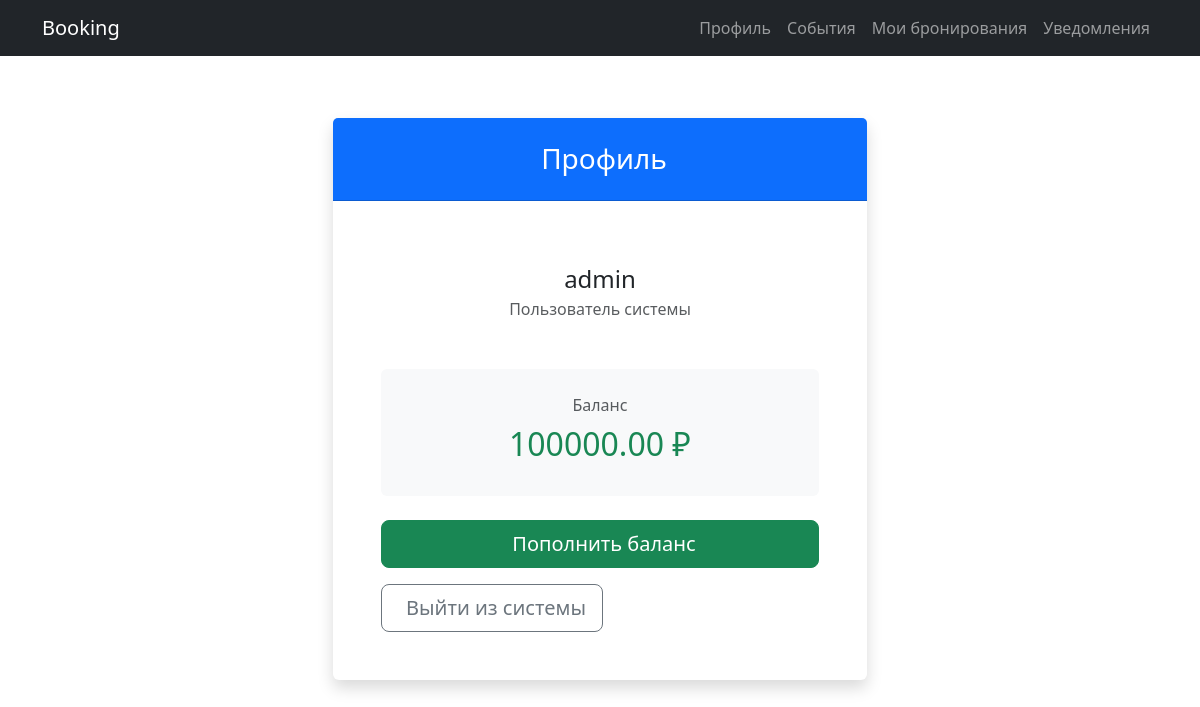
Before: /profile/ (signed in) with the older database file.
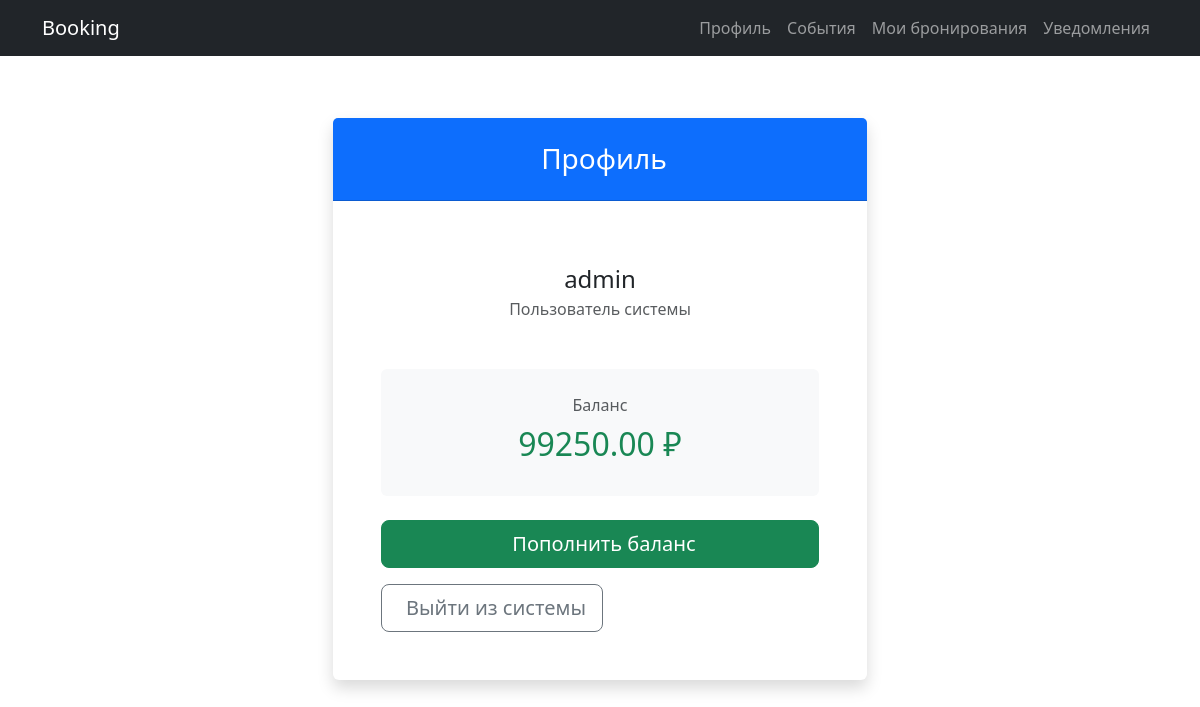
After: the same page with the newer database file.
### events/models.py (models this page shows)
class UserProfile(models.Model):
    user = models.OneToOneField(User, on_delete=models.CASCADE, related_name="profile")
    balance = models.DecimalField(max_digits=10, decimal_places=2, default=0)

### events/views.py (the view)
# urls.py: path('profile/', views.profile_page, name='profile-page'),
def profile_page(request):
    if not request.user.is_authenticated:
        return redirect('/login/')  # если пользователь не залогинен
    profile, _ = UserProfile.objects.get_or_create(user=request.user)
    return render(request, 'templates/pages/profile.html', {'user': request.user, 'profile': profile})

### templates/templates/pages/profile.html (shortened to what this page needs)
{% extends "../base.html" %}
{% block content %}
<div class="container mt-5">
    <div class="row justify-content-center">
        <div class="col-md-6">
            <div class="card border-0 shadow">
                <div class="card-header bg-primary text-white text-center py-4">
                    <h3 class="mb-0">
                        Профиль
                    </h3>
                </div>
                <div class="card-body p-5">
                    <div class="text-center mb-5">
                        <h4 class="mb-1">{{ user.username }}</h4>
                        <p class="text-muted">Пользователь системы</p>
                    </div>
                    <div class="bg-light p-4 rounded mb-4 text-center">
                        <p class="text-muted mb-2">Баланс</p>
                        <h2 class="text-success">{{ profile.balance|floatformat:2 }} ₽</h2>
                    </div>
                    <div class="d-grid gap-3">
                        <a href="{% url 'payment-topup' %}" class="btn btn-success btn-lg">
                            Пополнить баланс
                        </a>
                        <form method="POST" action="{% url 'login' %}">
                            <button type="submit" class="btn btn-outline-secondary btn-lg">
                                Выйти из системы
                            </button>
                        </form>
                    </div>
                </div>
            </div>
        </div>
    </div>
</div>
{% endblock %}

Changed rows visible on the page:
changed UserProfile: balance "100000.00" → "99250.00"
